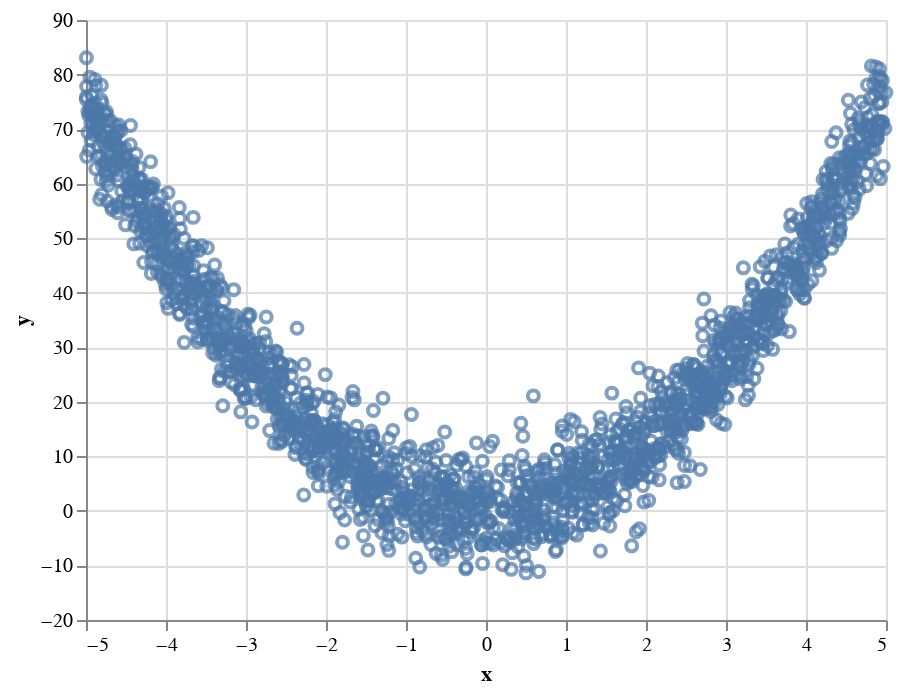

Write notebook code for a chart like this one.
### Markdown cell above
1.

### Code cell
n= 2000
rng = np.random.default_rng()
x_random = rng.uniform(low = -5, high = 5, size = n)
epsilon = rng.normal( loc = 0, scale = 5, size = n)
y_random = 3*(x_random**2) + epsilon

df = pd.DataFrame({"x": x_random, "y": y_random})

alt.Chart(df).mark_point().encode(
    x = "x",
    y = "y"
)

### Figure 1 — Vega-Lite specification as saved in the notebook (floating-point values rounded to 4 significant figures; data arrays with more than 128 entries replaced by an {"elided": "..."} marker saying what was removed)
{"config": {"view": {"continuousWidth": 400, "continuousHeight": 300}}, "data": {"name": "data-d1f3320a4645f9b6ff39681358b6c40b"}, "mark": "point", "encoding": {"x": {"field": "x", "type": "quantitative"}, "y": {"field": "y", "type": "quantitative"}}, "$schema": "https://vega.github.io/schema/vega-lite/v4.17.0.json", "datasets": {"data-d1f3320a4645f9b6ff39681358b6c40b": {"elided": "2000 records"}}}
